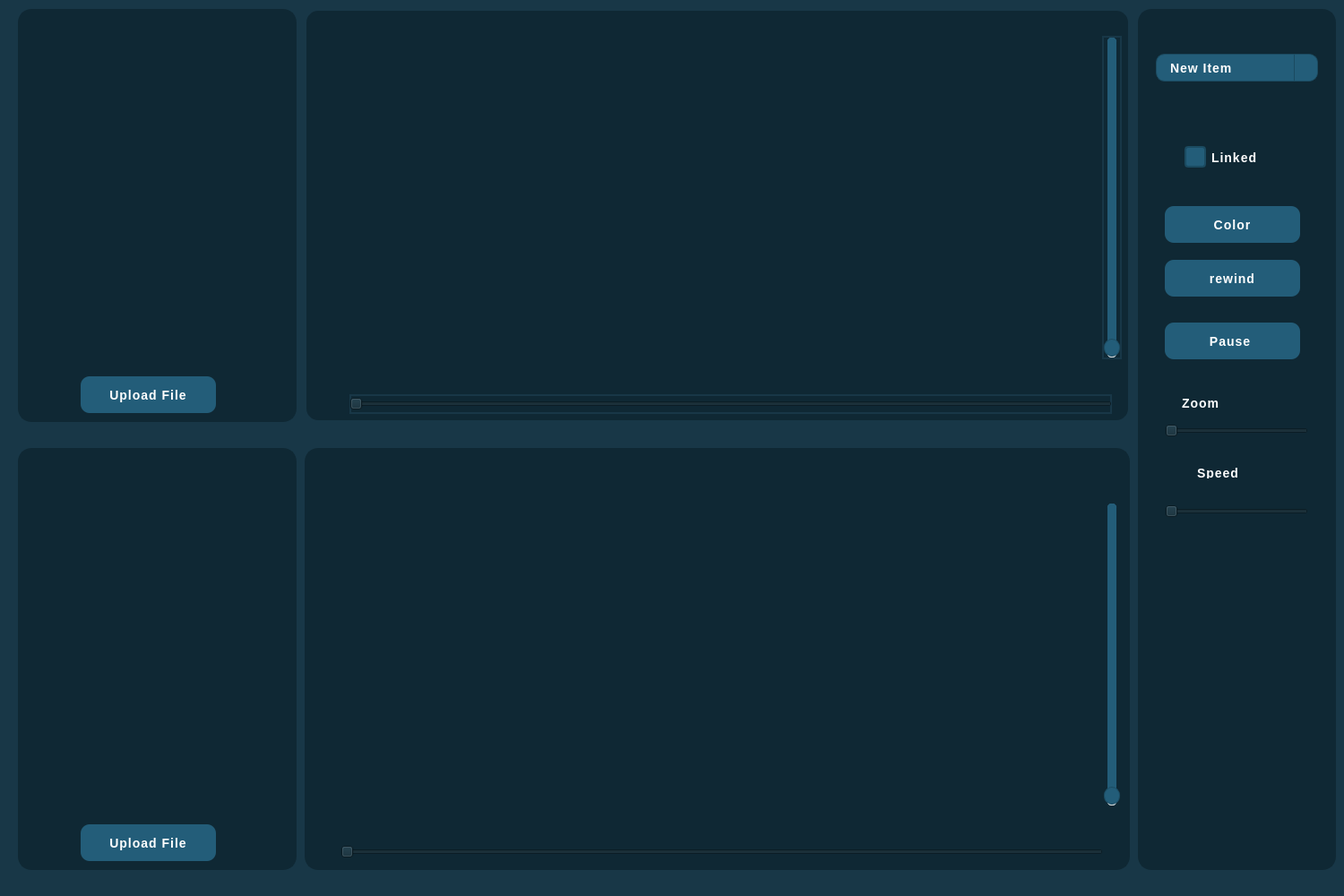
<?xml version="1.0" encoding="UTF-8"?>
<ui version="4.0">
 <class>ainWindow</class>
 <widget class="QMainWindow" name="ainWindow">
  <property name="geometry">
   <rect>
    <x>0</x>
    <y>0</y>
    <width>1500</width>
    <height>1000</height>
   </rect>
  </property>
  <property name="windowTitle">
   <string>MainWindow</string>
  </property>
  <property name="styleSheet">
   <string notr="true">QWidget {
    background-color: #183747; /* Background color */
 
}</string>
  </property>
  <widget class="QWidget" name="centralwidget">
   <widget class="QWidget" name="graph_one_channaks" native="true">
    <property name="geometry">
     <rect>
      <x>20</x>
      <y>10</y>
      <width>311</width>
      <height>461</height>
     </rect>
    </property>
    <property name="styleSheet">
     <string notr="true">QWidget {
    background-color: #0f2834; /* Background color */
    border-radius: 15px; /* Curved borders */
    border: 2px solid #0f2834; /* 3D outline */
 
    box-shadow: 2px 2px 8px rgba(0, 0, 0, 0.7); /* 3D shadow effect */
}



</string>
    </property>
    <widget class="QPushButton" name="pushButton_2">
     <property name="geometry">
      <rect>
       <x>70</x>
       <y>410</y>
       <width>151</width>
       <height>41</height>
      </rect>
     </property>
     <property name="styleSheet">
      <string notr="true">QPushButton {
    background-color: #235d79;    /* Blue color */
    border-radius: 10px;          /* Rounded corners */
    border: none;                 /* No border */
    color: white;                 /* Text color */
    padding: 5px 15px;            /* Padding for better text alignment */
    
    font-family: Arial, Helvetica, sans-serif;  /* Font family */
    font-size: 14px;              /* Font size */
    font-weight: bold;            /* Bold text */
    letter-spacing: 1px;          /* Spacing between letters */
    text-transform: uppercase;    /* Uppercase letters */
}

QPushButton:hover {
    background-color: #2e6d8e;    /* Slightly lighter blue when hovering */
}

QPushButton:pressed {
    background-color: #1b4b61;    /* Darker blue when pressed */
}


</string>
     </property>
     <property name="text">
      <string>Upload File</string>
     </property>
    </widget>
   </widget>
   <widget class="QWidget" name="graph_two_channals" native="true">
    <property name="geometry">
     <rect>
      <x>20</x>
      <y>500</y>
      <width>311</width>
      <height>471</height>
     </rect>
    </property>
    <property name="styleSheet">
     <string notr="true">QWidget {
    background-color: #0f2834; /* Background color */
    border-radius: 15px; /* Curved borders */
    border: 2px solid #0f2834; /* 3D outline */
    
    box-shadow: 2px 2px 8px rgba(0, 0, 0, 0.7); /* 3D shadow effect */
}</string>
    </property>
    <widget class="QPushButton" name="pushButton_3">
     <property name="geometry">
      <rect>
       <x>70</x>
       <y>420</y>
       <width>151</width>
       <height>41</height>
      </rect>
     </property>
     <property name="styleSheet">
      <string notr="true">QPushButton {
    background-color: #235d79;    /* Blue color */
    border-radius: 10px;          /* Rounded corners */
    border: none;                 /* No border */
    color: white;                 /* Text color */
    padding: 5px 15px;            /* Padding for better text alignment */
    
    font-family: Arial, Helvetica, sans-serif;  /* Font family */
    font-size: 14px;              /* Font size */
    font-weight: bold;            /* Bold text */
    letter-spacing: 1px;          /* Spacing between letters */
    text-transform: uppercase;    /* Uppercase letters */
}

QPushButton:hover {
    background-color: #2e6d8e;    /* Slightly lighter blue when hovering */
}

QPushButton:pressed {
    background-color: #1b4b61;    /* Darker blue when pressed */
}


</string>
     </property>
     <property name="text">
      <string>Upload File</string>
     </property>
    </widget>
   </widget>
   <widget class="QWidget" name="tools" native="true">
    <property name="geometry">
     <rect>
      <x>1270</x>
      <y>10</y>
      <width>221</width>
      <height>961</height>
     </rect>
    </property>
    <property name="styleSheet">
     <string notr="true">QWidget {
    background-color: #0f2834; /* Background color */
    border-radius: 15px; /* Curved borders */
    border: 2px solid #0f2834; /* 3D outline */

    box-shadow: 2px 2px 8px rgba(0, 0, 0, 0.7); /* 3D shadow effect */
}</string>
    </property>
    <widget class="QFrame" name="frame">
     <property name="geometry">
      <rect>
       <x>10</x>
       <y>40</y>
       <width>201</width>
       <height>104</height>
      </rect>
     </property>
     <property name="styleSheet">
      <string notr="true">gridline-color: rgb(255, 85, 0);
selection-color: rgb(255, 85, 0);</string>
     </property>
     <property name="frameShape">
      <enum>QFrame::HLine</enum>
     </property>
     <property name="frameShadow">
      <enum>QFrame::Plain</enum>
     </property>
     <property name="lineWidth">
      <number>2</number>
     </property>
     <property name="midLineWidth">
      <number>2</number>
     </property>
     <widget class="QComboBox" name="comboBox">
      <property name="geometry">
       <rect>
        <x>10</x>
        <y>10</y>
        <width>181</width>
        <height>31</height>
       </rect>
      </property>
      <property name="styleSheet">
       <string notr="true">QComboBox {
    background-color: #235d79;   /* Background color for the combo box */
    border: 1px solid #1b4b61;   /* Border around the combo box */
    border-radius: 10px;         /* Rounded corners */
    padding: 5px 15px;           /* Padding around the text */
    color: white;                /* Text color */
     font-family: Arial, Helvetica, sans-serif;  /* Font family */
    font-size: 14px;              /* Font size */
    font-weight: bold;            /* Bold text */
    letter-spacing: 1px;          /* Spacing between letters */
    text-transform: uppercase;    /* Uppercase letters */
}

QComboBox:hover {
    background-color: #2e6d8e;   /* Lighter blue when hovering */
}

QComboBox:pressed {
    background-color: #1b4b61;   /* Darker blue when pressed */
}

QComboBox::drop-down {
    subcontrol-origin: padding;
    subcontrol-position: top right;
    width: 25px;                 /* Width of the drop-down button */
    border-left: 1px solid #1b4b61; /* Border separating the drop-down arrow */
    background-color: #235d79;   /* Same background color for drop-down */
    border-top-right-radius: 10px; /* Rounded top right */
    border-bottom-right-radius: 10px; /* Rounded bottom right */
}

QComboBox::down-arrow {
    width: 10px;                 /* Size of the arrow */
    height: 10px;                /* Size of the arrow */
    image: none;                 /* Use default arrow */
}

QComboBox QAbstractItemView {
    background-color: #E0E0E0;   /* Background color for the list */
    border: 1px solid #235d79;   /* Border for the list */
    selection-background-color: #235d79; /* Selection color when an item is highlighted */
    color: black;                /* Text color for the items */
}

QComboBox::item:hover {
    background-color: #2e6d8e;   /* Lighter blue when hovering over an item */
}

QComboBox::item:selected {
    background-color: #1b4b61;   /* Darker blue when an item is selected */
}
</string>
      </property>
      <item>
       <property name="text">
        <string>New Item</string>
       </property>
      </item>
      <item>
       <property name="text">
        <string>New Item</string>
       </property>
      </item>
     </widget>
    </widget>
    <widget class="QPushButton" name="pushButton">
     <property name="geometry">
      <rect>
       <x>30</x>
       <y>350</y>
       <width>151</width>
       <height>41</height>
      </rect>
     </property>
     <property name="styleSheet">
      <string notr="true">QPushButton {
    background-color: #235d79;    /* Blue color */
    border-radius: 10px;          /* Rounded corners */
    border: none;                 /* No border */
    color: white;                 /* Text color */
    padding: 5px 15px;            /* Padding for better text alignment */
    
    font-family: Arial, Helvetica, sans-serif;  /* Font family */
    font-size: 14px;              /* Font size */
    font-weight: bold;            /* Bold text */
    letter-spacing: 1px;          /* Spacing between letters */
    text-transform: uppercase;    /* Uppercase letters */
}

QPushButton:hover {
    background-color: #2e6d8e;    /* Slightly lighter blue when hovering */
}

QPushButton:pressed {
    background-color: #1b4b61;    /* Darker blue when pressed */
}


</string>
     </property>
     <property name="text">
      <string>Pause </string>
     </property>
    </widget>
    <widget class="QPushButton" name="pushButton_6">
     <property name="geometry">
      <rect>
       <x>30</x>
       <y>280</y>
       <width>151</width>
       <height>41</height>
      </rect>
     </property>
     <property name="styleSheet">
      <string notr="true">QPushButton {
    background-color: #235d79;    /* Blue color */
    border-radius: 10px;          /* Rounded corners */
    border: none;                 /* No border */
    color: white;                 /* Text color */
    padding: 5px 15px;            /* Padding for better text alignment */
    
    font-family: Arial, Helvetica, sans-serif;  /* Font family */
    font-size: 14px;              /* Font size */
    font-weight: bold;            /* Bold text */
    letter-spacing: 1px;          /* Spacing between letters */
    text-transform: uppercase;    /* Uppercase letters */
}

QPushButton:hover {
    background-color: #2e6d8e;    /* Slightly lighter blue when hovering */
}

QPushButton:pressed {
    background-color: #1b4b61;    /* Darker blue when pressed */
}


</string>
     </property>
     <property name="text">
      <string>rewind</string>
     </property>
    </widget>
    <widget class="QPushButton" name="color_push_button">
     <property name="geometry">
      <rect>
       <x>30</x>
       <y>220</y>
       <width>151</width>
       <height>41</height>
      </rect>
     </property>
     <property name="styleSheet">
      <string notr="true">
QPushButton {
    background-color: #235d79;    /* Blue color */
    border-radius: 10px;          /* Rounded corners */
    border: none;                 /* No border */
    color: white;                 /* Text color */
    padding: 5px 15px;            /* Padding for better text alignment */
    
    font-family: Arial, Helvetica, sans-serif;  /* Font family */
    font-size: 14px;              /* Font size */
    font-weight: bold;            /* Bold text */
    letter-spacing: 1px;          /* Spacing between letters */
    text-transform: uppercase;    /* Uppercase letters */
}

QPushButton:hover {
    background-color: #2e6d8e;    /* Slightly lighter blue when hovering */
}

QPushButton:pressed {
    background-color: #1b4b61;    /* Darker blue when pressed */
}


</string>
     </property>
     <property name="text">
      <string>Color</string>
     </property>
    </widget>
    <widget class="QLabel" name="label">
     <property name="geometry">
      <rect>
       <x>43</x>
       <y>430</y>
       <width>121</width>
       <height>20</height>
      </rect>
     </property>
     <property name="styleSheet">
      <string notr="true">color:rgb(255, 255, 255);
    
    font-family: Arial, Helvetica, sans-serif;  /* Font family */
    font-size: 14px;              /* Font size */
    font-weight: bold;            /* Bold text */
    letter-spacing: 1px;          /* Spacing between letters */
    text-transform: uppercase;    /* Uppercase letters */



</string>
     </property>
     <property name="text">
      <string>Zoom</string>
     </property>
    </widget>
    <widget class="QLabel" name="label_2">
     <property name="geometry">
      <rect>
       <x>60</x>
       <y>510</y>
       <width>104</width>
       <height>16</height>
      </rect>
     </property>
     <property name="styleSheet">
      <string notr="true">color:rgb(255, 255, 255);
    
    font-family: Arial, Helvetica, sans-serif;  /* Font family */
    font-size: 14px;              /* Font size */
    font-weight: bold;            /* Bold text */
    letter-spacing: 1px;          /* Spacing between letters */
    text-transform: uppercase;    /* Uppercase letters */</string>
     </property>
     <property name="text">
      <string>Speed</string>
     </property>
    </widget>
    <widget class="QCheckBox" name="checkBox">
     <property name="geometry">
      <rect>
       <x>50</x>
       <y>140</y>
       <width>121</width>
       <height>51</height>
      </rect>
     </property>
     <property name="styleSheet">
      <string notr="true">QCheckBox {
    color: white;                  /* Text color */
    font-family: Arial, Helvetica, sans-serif;  /* Font family */
    font-size: 14px;              /* Font size */
    font-weight: bold;            /* Bold text */
    letter-spacing: 1px;          /* Spacing between letters */
    text-transform: uppercase;    /* Uppercase letters */
}

QCheckBox::indicator {
    width: 20px;                  /* Size of the checkbox */
    height: 20px;
    background-color: #235d79;   /* Background color for the checkbox */
    border: 2px solid #1b4b61;   /* Border color for the checkbox */
    border-radius: 4px;          /* Rounded corners */
}

QCheckBox::indicator:checked {
    background-color: #1b4b61;   /* Background color when checked */
    border: 2px solid #FFC300;   /* Border color when checked */
}

QCheckBox::indicator:unchecked {
    background-color: #235d79;   /* Background color when unchecked */
    border: 2px solid #1b4b61;   /* Border color when unchecked */
}

QCheckBox::indicator:hover {
    background-color: #2e6d8e;   /* Lighter blue when hovering over the checkbox indicator */
}

QCheckBox::indicator:pressed {
    background-color: #1b4b61;   /* Darker blue when pressed */
}

QCheckBox:hover {
    color: white;                /* Keep the text color white on hover */
}
</string>
     </property>
     <property name="text">
      <string>Linked</string>
     </property>
    </widget>
    <widget class="QSlider" name="horizontalSlider">
     <property name="geometry">
      <rect>
       <x>30</x>
       <y>460</y>
       <width>160</width>
       <height>22</height>
      </rect>
     </property>
     <property name="styleSheet">
      <string notr="true">QSlider::groove:horizontal {
    border: 1px solid #235d79;   /* Border around the groove */
    height: 8px;                 /* Groove height */
    background: #E0E0E0;         /* Groove background color */
    border-radius: 4px;          /* Rounded groove edges */
}

QSlider::handle:horizontal {
    background-color: #235d79;   /* Handle color */
    border: 1px solid #1b4b61;   /* Border for handle (darker shade) */
    width: 18px;                 /* Handle width */
    height: 18px;                /* Handle height */
    border-radius: 9px;          /* Rounded handle */
    margin: -5px 0;              /* Centers the handle over the groove */
}

QSlider::handle:horizontal:hover {
    background-color: #2e6d8e;   /* Lighter blue when hovering */
}

QSlider::handle:horizontal:pressed {
    background-color: #1b4b61;   /* Darker blue when pressed */
}

QSlider::sub-page:horizontal {
    background: #235d79;         /* Color of the filled area before the handle */
    border-radius: 4px;          /* Rounded edges for the sub-page */
}

QSlider::add-page:horizontal {
    background: #E0E0E0;         /* Color of the empty
}</string>
     </property>
     <property name="orientation">
      <enum>Qt::Horizontal</enum>
     </property>
    </widget>
    <widget class="QSlider" name="horizontalSlider_2">
     <property name="geometry">
      <rect>
       <x>30</x>
       <y>550</y>
       <width>160</width>
       <height>22</height>
      </rect>
     </property>
     <property name="styleSheet">
      <string notr="true">QSlider::groove:horizontal {
    border: 1px solid #235d79;   /* Border around the groove */
    height: 8px;                 /* Groove height */
    background: #E0E0E0;         /* Groove background color */
    border-radius: 4px;          /* Rounded groove edges */
}

QSlider::handle:horizontal {
    background-color: #235d79;   /* Handle color */
    border: 1px solid #1b4b61;   /* Border for handle (darker shade) */
    width: 18px;                 /* Handle width */
    height: 18px;                /* Handle height */
    border-radius: 9px;          /* Rounded handle */
    margin: -5px 0;              /* Centers the handle over the groove */
}

QSlider::handle:horizontal:hover {
    background-color: #2e6d8e;   /* Lighter blue when hovering */
}

QSlider::handle:horizontal:pressed {
    background-color: #1b4b61;   /* Darker blue when pressed */
}

QSlider::sub-page:horizontal {
    background: #235d79;         /* Color of the filled area before the handle */
    border-radius: 4px;          /* Rounded edges for the sub-page */
}

QSlider::add-page:horizontal {
    background: #E0E0E0;         /* Color of the empty
}</string>
     </property>
     <property name="orientation">
      <enum>Qt::Horizontal</enum>
     </property>
    </widget>
   </widget>
   <widget class="QWidget" name="Graph1" native="true">
    <property name="geometry">
     <rect>
      <x>340</x>
      <y>10</y>
      <width>921</width>
      <height>461</height>
     </rect>
    </property>
    <property name="styleSheet">
     <string notr="true">QWidget {
    background-color: #0f2834; /* Background color */
    border-radius: 15px; /* Curved borders */
    border: 2px solid #183747; /* Matching the background color */
    min-width: 10px; /* Ensures it's square */
    min-height: 10px; /* Ensures it's square */
    box-shadow: 2px 2px 8px rgba(0, 0, 0, 0.7); /* 3D shadow effect */
}</string>
    </property>
    <widget class="QSlider" name="horizontalSlider_3">
     <property name="geometry">
      <rect>
       <x>50</x>
       <y>430</y>
       <width>851</width>
       <height>22</height>
      </rect>
     </property>
     <property name="styleSheet">
      <string notr="true">QSlider::groove:horizontal {
    border: 1px solid #235d79;   /* Border around the groove */
    height: 8px;                 /* Groove height */
    background: #E0E0E0;         /* Groove background color */
    border-radius: 4px;          /* Rounded groove edges */
}

QSlider::handle:horizontal {
    background-color: #235d79;   /* Handle color */
    border: 1px solid #1b4b61;   /* Border for handle (darker shade) */
    width: 18px;                 /* Handle width */
    height: 18px;                /* Handle height */
    border-radius: 9px;          /* Rounded handle */
    margin: -5px 0;              /* Centers the handle over the groove */
}

QSlider::handle:horizontal:hover {
    background-color: #2e6d8e;   /* Lighter blue when hovering */
}

QSlider::handle:horizontal:pressed {
    background-color: #1b4b61;   /* Darker blue when pressed */
}

QSlider::sub-page:horizontal {
    background: #235d79;         /* Color of the filled area before the handle */
    border-radius: 4px;          /* Rounded edges for the sub-page */
}

QSlider::add-page:horizontal {
    background: #E0E0E0;         /* Color of the empty
}</string>
     </property>
     <property name="orientation">
      <enum>Qt::Horizontal</enum>
     </property>
    </widget>
    <widget class="QSlider" name="verticalSlider">
     <property name="geometry">
      <rect>
       <x>890</x>
       <y>30</y>
       <width>22</width>
       <height>361</height>
      </rect>
     </property>
     <property name="styleSheet">
      <string notr="true">QSlider::groove:vertical {
    border: 1px solid #235d79;   /* Border around the groove */
    width: 8px;                  /* Groove width (vertical) */
    background: #E0E0E0;         /* Groove background color */
    border-radius: 4px;          /* Rounded groove edges */
}

QSlider::handle:vertical {
    background-color: #235d79;   /* Handle color */
    border: 1px solid #1b4b61;   /* Border for handle (darker shade) */
    width: 18px;                 /* Handle width */
    height: 18px;                /* Handle height */
    border-radius: 9px;          /* Rounded handle */
    margin: 0 -5px;              /* Centers the handle over the groove */
}

QSlider::handle:vertical:hover {
    background-color: #2e6d8e;   /* Lighter blue when hovering */
}

QSlider::handle:vertical:pressed {
    background-color: #1b4b61;   /* Darker blue when pressed */
}

QSlider::sub-page:vertical {
    background: #235d79;         /* Color of the filled area above the handle */
    border-radius: 4px;          /* Rounded edges for the sub-page */
}

QSlider::add-page:vertical {
    background: #E0E0E0;         /* Color of the empty area below the handle */
    border-radius: 4px;          /* Rounded edges for the add-page */
}
</string>
     </property>
     <property name="orientation">
      <enum>Qt::Vertical</enum>
     </property>
    </widget>
   </widget>
   <widget class="QWidget" name="Graph2" native="true">
    <property name="geometry">
     <rect>
      <x>340</x>
      <y>500</y>
      <width>921</width>
      <height>471</height>
     </rect>
    </property>
    <property name="styleSheet">
     <string notr="true">QWidget {
    background-color: #0f2834; /* Background color */
    border-radius: 15px; /* Curved borders */
    border: 2px solid #0f2834; /* 3D outline */
  
    box-shadow: 2px 2px 8px rgba(0, 0, 0, 0.7); /* 3D shadow effect */
}</string>
    </property>
    <widget class="QSlider" name="verticalSlider_2">
     <property name="geometry">
      <rect>
       <x>890</x>
       <y>60</y>
       <width>22</width>
       <height>341</height>
      </rect>
     </property>
     <property name="styleSheet">
      <string notr="true">QSlider::groove:vertical {
    border: 1px solid #235d79;   /* Border around the groove */
    width: 8px;                  /* Groove width (vertical) */
    background: #E0E0E0;         /* Groove background color */
    border-radius: 4px;          /* Rounded groove edges */
}

QSlider::handle:vertical {
    background-color: #235d79;   /* Handle color */
    border: 1px solid #1b4b61;   /* Border for handle (darker shade) */
    width: 18px;                 /* Handle width */
    height: 18px;                /* Handle height */
    border-radius: 9px;          /* Rounded handle */
    margin: 0 -5px;              /* Centers the handle over the groove */
}

QSlider::handle:vertical:hover {
    background-color: #2e6d8e;   /* Lighter blue when hovering */
}

QSlider::handle:vertical:pressed {
    background-color: #1b4b61;   /* Darker blue when pressed */
}

QSlider::sub-page:vertical {
    background: #235d79;         /* Color of the filled area above the handle */
    border-radius: 4px;          /* Rounded edges for the sub-page */
}

QSlider::add-page:vertical {
    background: #E0E0E0;         /* Color of the empty area below the handle */
    border-radius: 4px;          /* Rounded edges for the add-page */
}
</string>
     </property>
     <property name="orientation">
      <enum>Qt::Vertical</enum>
     </property>
    </widget>
    <widget class="QSlider" name="horizontalSlider_4">
     <property name="geometry">
      <rect>
       <x>40</x>
       <y>440</y>
       <width>851</width>
       <height>22</height>
      </rect>
     </property>
     <property name="styleSheet">
      <string notr="true">QSlider::groove:horizontal {
    border: 1px solid #235d79;   /* Border around the groove */
    height: 8px;                 /* Groove height */
    background: #E0E0E0;         /* Groove background color */
    border-radius: 4px;          /* Rounded groove edges */
}

QSlider::handle:horizontal {
    background-color: #235d79;   /* Handle color */
    border: 1px solid #1b4b61;   /* Border for handle (darker shade) */
    width: 18px;                 /* Handle width */
    height: 18px;                /* Handle height */
    border-radius: 9px;          /* Rounded handle */
    margin: -5px 0;              /* Centers the handle over the groove */
}

QSlider::handle:horizontal:hover {
    background-color: #2e6d8e;   /* Lighter blue when hovering */
}

QSlider::handle:horizontal:pressed {
    background-color: #1b4b61;   /* Darker blue when pressed */
}

QSlider::sub-page:horizontal {
    background: #235d79;         /* Color of the filled area before the handle */
    border-radius: 4px;          /* Rounded edges for the sub-page */
}

QSlider::add-page:horizontal {
    background: #E0E0E0;         /* Color of the empty
}</string>
     </property>
     <property name="orientation">
      <enum>Qt::Horizontal</enum>
     </property>
    </widget>
   </widget>
  </widget>
  <widget class="QMenuBar" name="menubar">
   <property name="geometry">
    <rect>
     <x>0</x>
     <y>0</y>
     <width>1500</width>
     <height>26</height>
    </rect>
   </property>
  </widget>
 </widget>
 <resources/>
 <connections/>
</ui>
